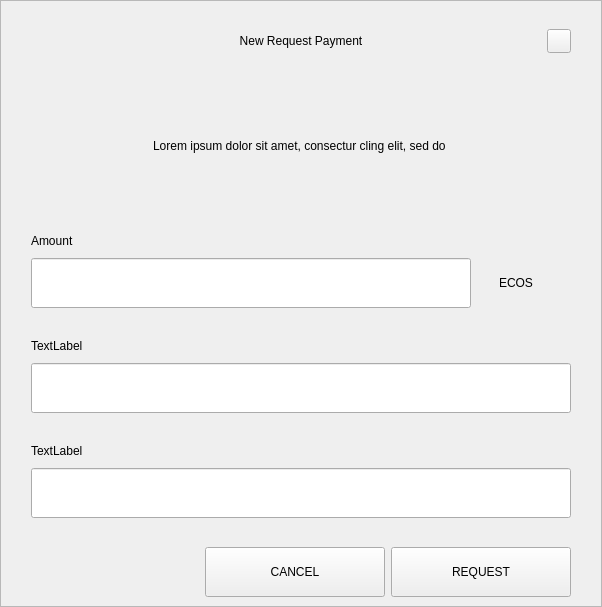
<?xml version="1.0" encoding="UTF-8"?>
<ui version="4.0">
 <class>RequestDialog</class>
 <widget class="QDialog" name="RequestDialog">
  <property name="geometry">
   <rect>
    <x>0</x>
    <y>0</y>
    <width>602</width>
    <height>607</height>
   </rect>
  </property>
  <property name="windowTitle">
   <string>Dialog</string>
  </property>
  <layout class="QVBoxLayout" name="verticalLayout_5">
   <property name="spacing">
    <number>0</number>
   </property>
   <property name="leftMargin">
    <number>0</number>
   </property>
   <property name="topMargin">
    <number>0</number>
   </property>
   <property name="rightMargin">
    <number>0</number>
   </property>
   <property name="bottomMargin">
    <number>0</number>
   </property>
   <item>
    <widget class="QFrame" name="frame">
     <property name="styleSheet">
      <string notr="true"/>
     </property>
     <property name="frameShape">
      <enum>QFrame::StyledPanel</enum>
     </property>
     <property name="frameShadow">
      <enum>QFrame::Raised</enum>
     </property>
     <layout class="QVBoxLayout" name="verticalLayout_4" stretch="1,0,0">
      <property name="spacing">
       <number>0</number>
      </property>
      <property name="leftMargin">
       <number>30</number>
      </property>
      <property name="topMargin">
       <number>20</number>
      </property>
      <property name="rightMargin">
       <number>30</number>
      </property>
      <property name="bottomMargin">
       <number>0</number>
      </property>
      <item>
       <layout class="QHBoxLayout" name="horizontalLayout_3">
        <property name="spacing">
         <number>0</number>
        </property>
        <item>
         <spacer name="horizontalSpacer_21">
          <property name="orientation">
           <enum>Qt::Horizontal</enum>
          </property>
          <property name="sizeHint" stdset="0">
           <size>
            <width>40</width>
            <height>20</height>
           </size>
          </property>
         </spacer>
        </item>
        <item>
         <widget class="QLabel" name="labelTitle">
          <property name="minimumSize">
           <size>
            <width>0</width>
            <height>40</height>
           </size>
          </property>
          <property name="maximumSize">
           <size>
            <width>16777215</width>
            <height>40</height>
           </size>
          </property>
          <property name="styleSheet">
           <string notr="true">padding-left:24px;</string>
          </property>
          <property name="text">
           <string>New Request Payment</string>
          </property>
          <property name="alignment">
           <set>Qt::AlignCenter</set>
          </property>
          <property name="margin">
           <number>7</number>
          </property>
         </widget>
        </item>
        <item>
         <spacer name="horizontalSpacer">
          <property name="orientation">
           <enum>Qt::Horizontal</enum>
          </property>
          <property name="sizeHint" stdset="0">
           <size>
            <width>40</width>
            <height>20</height>
           </size>
          </property>
         </spacer>
        </item>
        <item>
         <widget class="QPushButton" name="btnEsc">
          <property name="minimumSize">
           <size>
            <width>24</width>
            <height>24</height>
           </size>
          </property>
          <property name="maximumSize">
           <size>
            <width>24</width>
            <height>24</height>
           </size>
          </property>
          <property name="focusPolicy">
           <enum>Qt::NoFocus</enum>
          </property>
          <property name="text">
           <string/>
          </property>
         </widget>
        </item>
       </layout>
      </item>
      <item>
       <widget class="QStackedWidget" name="stack">
        <property name="minimumSize">
         <size>
          <width>540</width>
          <height>0</height>
         </size>
        </property>
        <property name="maximumSize">
         <size>
          <width>540</width>
          <height>16777215</height>
         </size>
        </property>
        <property name="currentIndex">
         <number>0</number>
        </property>
        <widget class="QWidget" name="page_1">
         <property name="minimumSize">
          <size>
           <width>540</width>
           <height>0</height>
          </size>
         </property>
         <property name="maximumSize">
          <size>
           <width>540</width>
           <height>16777215</height>
          </size>
         </property>
         <layout class="QVBoxLayout" name="layout1">
          <property name="spacing">
           <number>0</number>
          </property>
          <property name="leftMargin">
           <number>0</number>
          </property>
          <property name="topMargin">
           <number>0</number>
          </property>
          <property name="rightMargin">
           <number>0</number>
          </property>
          <property name="bottomMargin">
           <number>0</number>
          </property>
          <item>
           <spacer name="verticalSpacer_21">
            <property name="orientation">
             <enum>Qt::Vertical</enum>
            </property>
            <property name="sizeType">
             <enum>QSizePolicy::Fixed</enum>
            </property>
            <property name="sizeHint" stdset="0">
             <size>
              <width>20</width>
              <height>30</height>
             </size>
            </property>
           </spacer>
          </item>
          <item alignment="Qt::AlignHCenter">
           <widget class="QLabel" name="labelMessage">
            <property name="minimumSize">
             <size>
              <width>400</width>
              <height>50</height>
             </size>
            </property>
            <property name="text">
             <string>Lorem ipsum dolor sit amet, consectur cling elit, sed do </string>
            </property>
            <property name="alignment">
             <set>Qt::AlignCenter</set>
            </property>
            <property name="wordWrap">
             <bool>true</bool>
            </property>
           </widget>
          </item>
          <item alignment="Qt::AlignBottom">
           <widget class="QWidget" name="containerAmount" native="true">
            <layout class="QVBoxLayout" name="verticalLayout">
             <property name="spacing">
              <number>9</number>
             </property>
             <property name="leftMargin">
              <number>0</number>
             </property>
             <property name="topMargin">
              <number>0</number>
             </property>
             <property name="rightMargin">
              <number>0</number>
             </property>
             <property name="bottomMargin">
              <number>0</number>
             </property>
             <item>
              <widget class="QLabel" name="labelSubtitleAmount">
               <property name="minimumSize">
                <size>
                 <width>350</width>
                 <height>16</height>
                </size>
               </property>
               <property name="maximumSize">
                <size>
                 <width>16777215</width>
                 <height>16</height>
                </size>
               </property>
               <property name="text">
                <string>Amount</string>
               </property>
              </widget>
             </item>
             <item alignment="Qt::AlignTop">
              <widget class="QWidget" name="layoutAmount" native="true">
               <layout class="QHBoxLayout" name="horizontalLayout" stretch="2,0">
                <property name="spacing">
                 <number>0</number>
                </property>
                <property name="leftMargin">
                 <number>0</number>
                </property>
                <property name="topMargin">
                 <number>0</number>
                </property>
                <property name="rightMargin">
                 <number>0</number>
                </property>
                <property name="bottomMargin">
                 <number>0</number>
                </property>
                <item>
                 <widget class="QLineEdit" name="lineEditAmount">
                  <property name="minimumSize">
                   <size>
                    <width>0</width>
                    <height>50</height>
                   </size>
                  </property>
                  <property name="maximumSize">
                   <size>
                    <width>16777215</width>
                    <height>50</height>
                   </size>
                  </property>
                 </widget>
                </item>
                <item>
                 <widget class="QWidget" name="comboContainer" native="true">
                  <property name="minimumSize">
                   <size>
                    <width>100</width>
                    <height>50</height>
                   </size>
                  </property>
                  <property name="maximumSize">
                   <size>
                    <width>16777215</width>
                    <height>50</height>
                   </size>
                  </property>
                  <layout class="QHBoxLayout" name="horizontalLayout_31">
                   <property name="spacing">
                    <number>0</number>
                   </property>
                   <property name="leftMargin">
                    <number>0</number>
                   </property>
                   <property name="topMargin">
                    <number>0</number>
                   </property>
                   <property name="rightMargin">
                    <number>10</number>
                   </property>
                   <property name="bottomMargin">
                    <number>0</number>
                   </property>
                   <item>
                    <widget class="QLabel" name="comboBoxCoin">
                     <property name="text">
                      <string>ECOS</string>
                     </property>
                     <property name="alignment">
                      <set>Qt::AlignCenter</set>
                     </property>
                    </widget>
                   </item>
                  </layout>
                 </widget>
                </item>
               </layout>
              </widget>
             </item>
            </layout>
           </widget>
          </item>
          <item>
           <spacer name="verticalSpacer_31">
            <property name="orientation">
             <enum>Qt::Vertical</enum>
            </property>
            <property name="sizeType">
             <enum>QSizePolicy::Fixed</enum>
            </property>
            <property name="sizeHint" stdset="0">
             <size>
              <width>20</width>
              <height>30</height>
             </size>
            </property>
           </spacer>
          </item>
          <item>
           <layout class="QVBoxLayout" name="verticalLayoutLabel">
            <property name="spacing">
             <number>9</number>
            </property>
            <item>
             <widget class="QLabel" name="labelSubtitleLabel">
              <property name="minimumSize">
               <size>
                <width>0</width>
                <height>16</height>
               </size>
              </property>
              <property name="maximumSize">
               <size>
                <width>16777215</width>
                <height>16</height>
               </size>
              </property>
              <property name="text">
               <string>TextLabel</string>
              </property>
             </widget>
            </item>
            <item>
             <widget class="QLineEdit" name="lineEditLabel">
              <property name="minimumSize">
               <size>
                <width>0</width>
                <height>50</height>
               </size>
              </property>
              <property name="maximumSize">
               <size>
                <width>16777215</width>
                <height>50</height>
               </size>
              </property>
             </widget>
            </item>
           </layout>
          </item>
          <item>
           <spacer name="verticalSpacer_34">
            <property name="orientation">
             <enum>Qt::Vertical</enum>
            </property>
            <property name="sizeType">
             <enum>QSizePolicy::Fixed</enum>
            </property>
            <property name="sizeHint" stdset="0">
             <size>
              <width>20</width>
              <height>30</height>
             </size>
            </property>
           </spacer>
          </item>
          <item>
           <layout class="QVBoxLayout" name="verticalLayoutDescription">
            <property name="spacing">
             <number>9</number>
            </property>
            <item>
             <widget class="QLabel" name="labelSubtitleDescription">
              <property name="minimumSize">
               <size>
                <width>0</width>
                <height>16</height>
               </size>
              </property>
              <property name="maximumSize">
               <size>
                <width>16777215</width>
                <height>16</height>
               </size>
              </property>
              <property name="text">
               <string>TextLabel</string>
              </property>
             </widget>
            </item>
            <item>
             <widget class="QLineEdit" name="lineEditDescription">
              <property name="minimumSize">
               <size>
                <width>0</width>
                <height>50</height>
               </size>
              </property>
              <property name="maximumSize">
               <size>
                <width>16777215</width>
                <height>50</height>
               </size>
              </property>
             </widget>
            </item>
            <item>
             <spacer name="verticalSpacer_4">
              <property name="orientation">
               <enum>Qt::Vertical</enum>
              </property>
              <property name="sizeType">
               <enum>QSizePolicy::Fixed</enum>
              </property>
              <property name="sizeHint" stdset="0">
               <size>
                <width>20</width>
                <height>20</height>
               </size>
              </property>
             </spacer>
            </item>
           </layout>
          </item>
         </layout>
        </widget>
        <widget class="QWidget" name="page_2">
         <layout class="QVBoxLayout" name="layout2">
          <item>
           <spacer name="verticalSpacer_5">
            <property name="orientation">
             <enum>Qt::Vertical</enum>
            </property>
            <property name="sizeType">
             <enum>QSizePolicy::Fixed</enum>
            </property>
            <property name="sizeHint" stdset="0">
             <size>
              <width>20</width>
              <height>50</height>
             </size>
            </property>
           </spacer>
          </item>
          <item alignment="Qt::AlignHCenter">
           <widget class="QLabel" name="labelQrImg">
            <property name="minimumSize">
             <size>
              <width>260</width>
              <height>260</height>
             </size>
            </property>
            <property name="maximumSize">
             <size>
              <width>260</width>
              <height>260</height>
             </size>
            </property>
            <property name="text">
             <string/>
            </property>
            <property name="alignment">
             <set>Qt::AlignCenter</set>
            </property>
           </widget>
          </item>
          <item>
           <spacer name="verticalSpacer_2">
            <property name="orientation">
             <enum>Qt::Vertical</enum>
            </property>
            <property name="sizeType">
             <enum>QSizePolicy::Fixed</enum>
            </property>
            <property name="sizeHint" stdset="0">
             <size>
              <width>20</width>
              <height>30</height>
             </size>
            </property>
           </spacer>
          </item>
          <item alignment="Qt::AlignHCenter">
           <widget class="QLabel" name="labelAddress">
            <property name="text">
             <string>D7VFR83SQbiezrW72hjcWJtcfip5krte2Z </string>
            </property>
           </widget>
          </item>
          <item>
           <spacer name="verticalSpacer_32">
            <property name="orientation">
             <enum>Qt::Vertical</enum>
            </property>
            <property name="sizeType">
             <enum>QSizePolicy::Expanding</enum>
            </property>
            <property name="sizeHint" stdset="0">
             <size>
              <width>20</width>
              <height>20</height>
             </size>
            </property>
           </spacer>
          </item>
          <item>
           <layout class="QHBoxLayout" name="horizontal">
            <property name="leftMargin">
             <number>20</number>
            </property>
            <property name="rightMargin">
             <number>20</number>
            </property>
            <property name="bottomMargin">
             <number>20</number>
            </property>
            <item>
             <spacer name="horizontalSpacer_4">
              <property name="orientation">
               <enum>Qt::Horizontal</enum>
              </property>
              <property name="sizeHint" stdset="0">
               <size>
                <width>40</width>
                <height>20</height>
               </size>
              </property>
             </spacer>
            </item>
            <item>
             <widget class="QPushButton" name="btnCopyAddress">
              <property name="minimumSize">
               <size>
                <width>180</width>
                <height>50</height>
               </size>
              </property>
              <property name="text">
               <string>COPY ADDRESS</string>
              </property>
             </widget>
            </item>
            <item>
             <widget class="QPushButton" name="btnCopyUrl">
              <property name="minimumSize">
               <size>
                <width>180</width>
                <height>50</height>
               </size>
              </property>
              <property name="text">
               <string>COPY URL</string>
              </property>
             </widget>
            </item>
            <item>
             <spacer name="horizontalSpacer_2">
              <property name="orientation">
               <enum>Qt::Horizontal</enum>
              </property>
              <property name="sizeHint" stdset="0">
               <size>
                <width>40</width>
                <height>20</height>
               </size>
              </property>
             </spacer>
            </item>
           </layout>
          </item>
         </layout>
        </widget>
       </widget>
      </item>
      <item>
       <widget class="QWidget" name="buttonsStack" native="true">
        <layout class="QHBoxLayout" name="horizontalLayout_5">
         <property name="leftMargin">
          <number>20</number>
         </property>
         <property name="rightMargin">
          <number>0</number>
         </property>
         <item>
          <spacer name="horizontalSpacer_41">
           <property name="orientation">
            <enum>Qt::Horizontal</enum>
           </property>
           <property name="sizeHint" stdset="0">
            <size>
             <width>40</width>
             <height>20</height>
            </size>
           </property>
          </spacer>
         </item>
         <item>
          <widget class="QPushButton" name="btnCancel">
           <property name="minimumSize">
            <size>
             <width>180</width>
             <height>50</height>
            </size>
           </property>
           <property name="focusPolicy">
            <enum>Qt::NoFocus</enum>
           </property>
           <property name="text">
            <string>CANCEL</string>
           </property>
          </widget>
         </item>
         <item>
          <widget class="QPushButton" name="btnSave">
           <property name="minimumSize">
            <size>
             <width>180</width>
             <height>50</height>
            </size>
           </property>
           <property name="focusPolicy">
            <enum>Qt::NoFocus</enum>
           </property>
           <property name="text">
            <string>REQUEST</string>
           </property>
          </widget>
         </item>
        </layout>
       </widget>
      </item>
     </layout>
    </widget>
   </item>
  </layout>
 </widget>
 <resources/>
 <connections/>
</ui>
